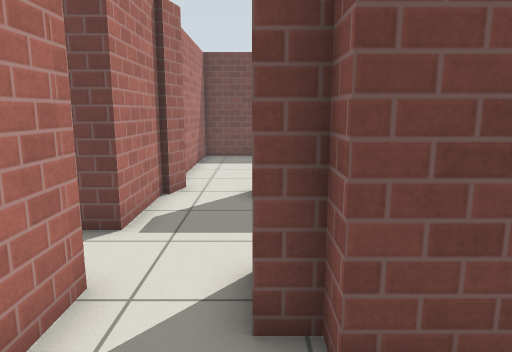
View 1 (above)

21 first-person views from a walk through a world built for the Gazebo simulator. The camera is 1.1 m above the floor, tilts 10° down and sees 70° across. Floor lines are 1 m apart. The floor is counted in squares, 0.5 m on a side. Each view is taken from the middle of a square. On the plan, view 1 faces up. The plan holds only what a view shows up to about 20 squares ahead; the rest is blank. Gazebo's built-in surfaces are drawn with simple patterns.

View 2
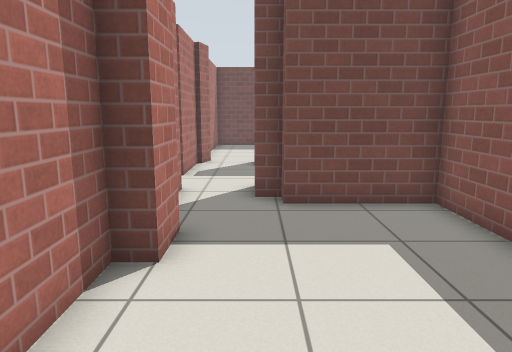

View 3
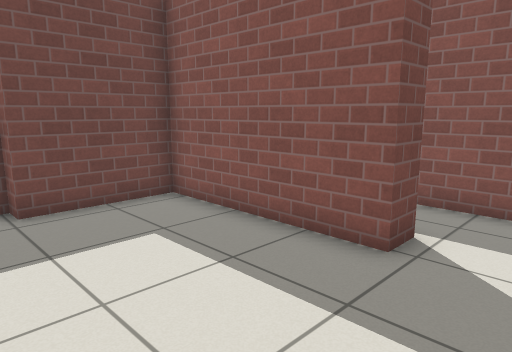

View 4
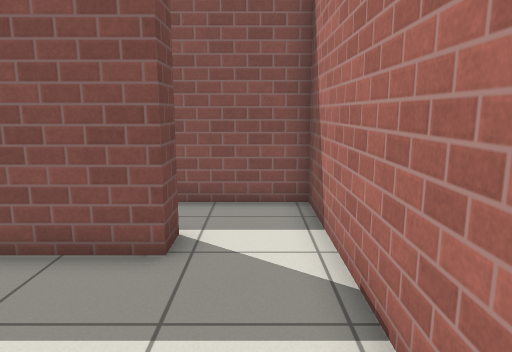

View 5
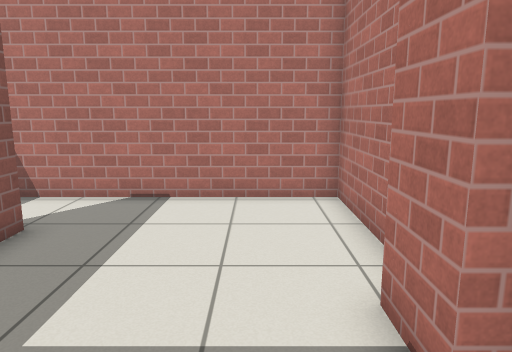

View 6
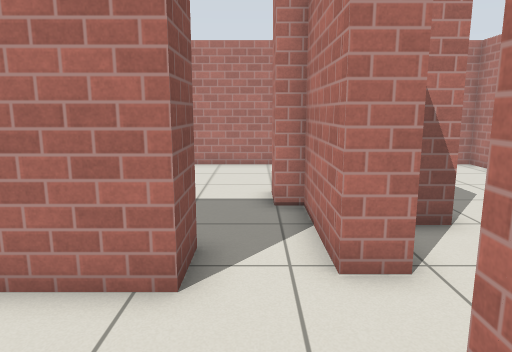

View 7
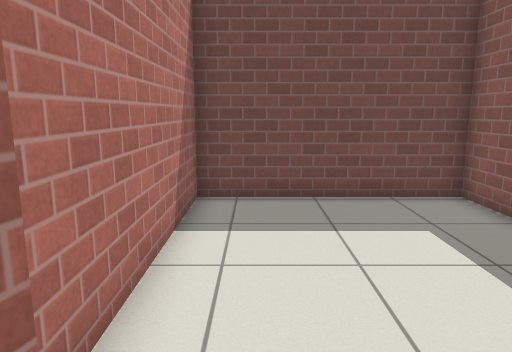

View 8
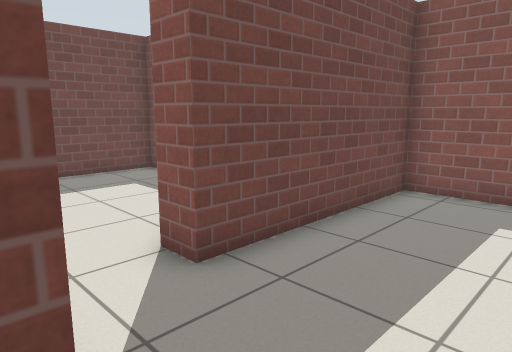

View 9
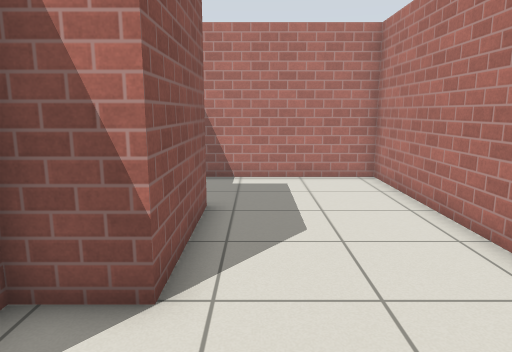

View 10
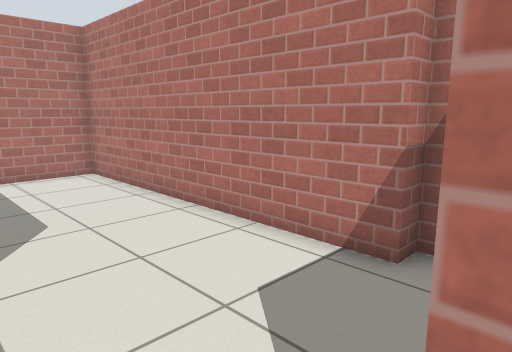

View 11
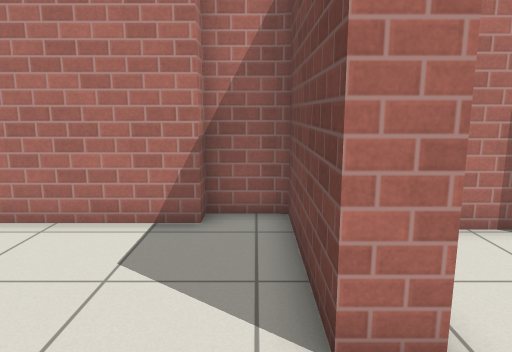

View 12
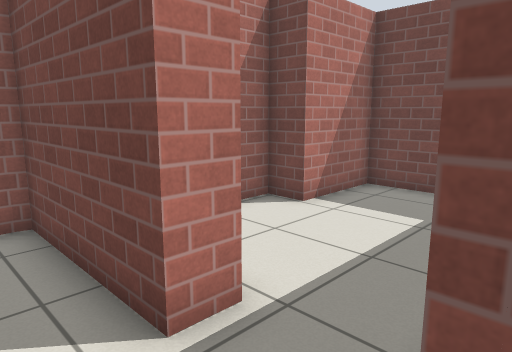

View 13
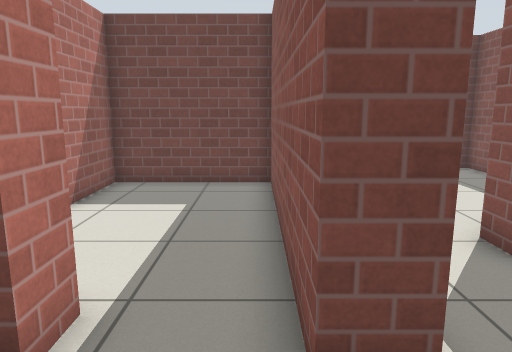

View 14
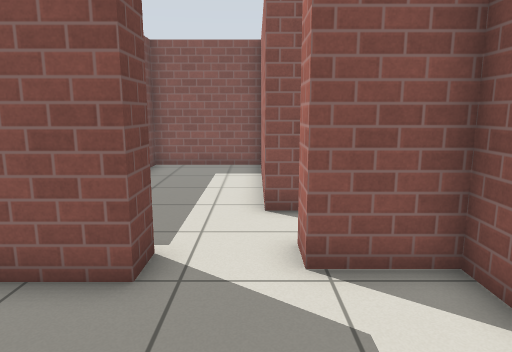

View 15
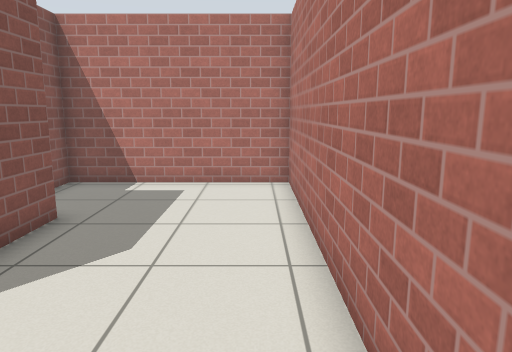

View 16
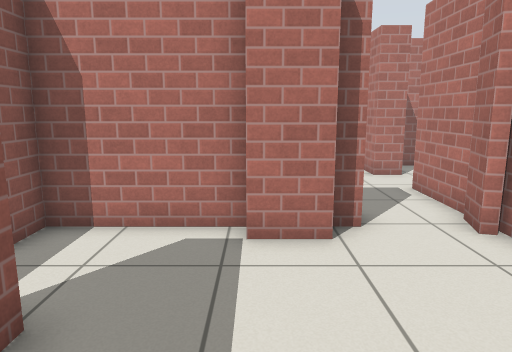

View 17
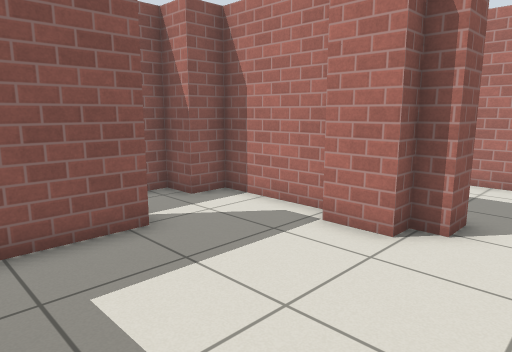

View 18
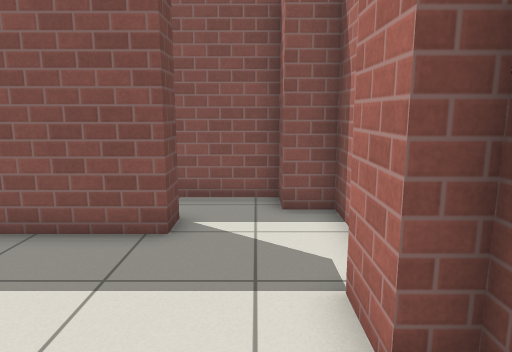

View 19
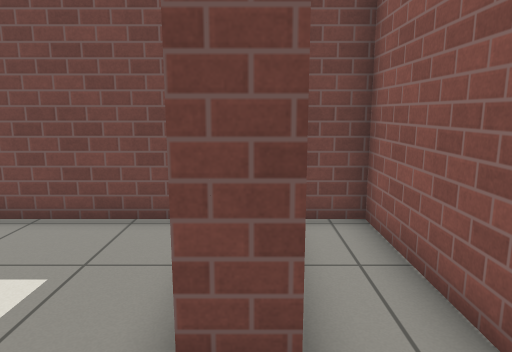

View 20
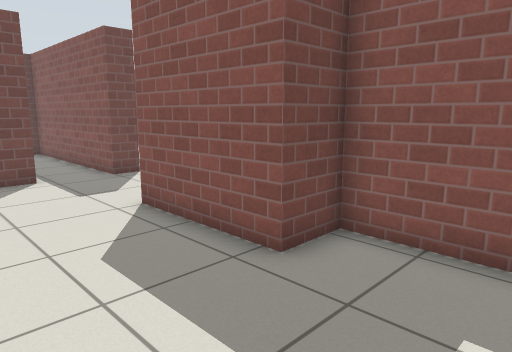

View 21
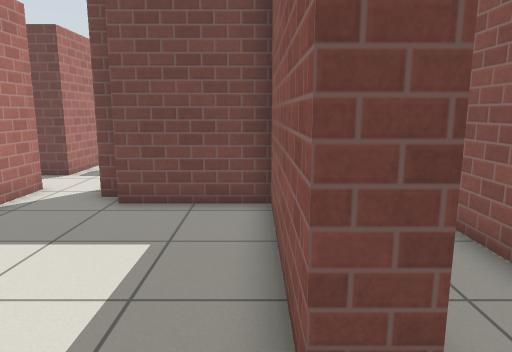

### Floor plan
Points are (right, up) in squares from view 1. A wall is a line through its corners. A room is listed if a view was taken in it or the views show most of it. See-through windows are left out.
Room 1 (views 1, 2, 3, 4, 5, 21)
walls: (5.4, -3.6) (4.4, -3.6) (4.4, 2.6) (0.7, 2.6) (0.7, 3.3) (0, 3.3) (0, 4.8); (-2.1, -0.9) (-2.1, -6.3) (5.6, -6.3); (-1.4, 0.6) (-1.4, -0.9); (-2.1, 4.3) (-2.1, 0.6)
ways out: opening at (-1, 5) to room 2; opening at (5, -5)
Room 2 (views 6, 7, 16, 17, 18, 19)
walls: (2.1, 10.2) (6.1, 10.2) (6.1, 11.4); (-2.5, 10.7) (-2.1, 10.6) (-2.3, 9.6); (-2.5, 9.7) (-2.5, 6.6); (5.4, 13.6) (4.4, 13.6) (4.4, 18.3) (-2.5, 18.3) (-2.5, 10.4); (0, 4.8) (4.3, 4.8); (5.9, 4.8) (6.6, 4.8); (-3.1, 4.3) (-2.1, 4.3); (7.3, 4.8) (7.3, 9.2) (0, 9.2) (0, 10.2) (0.7, 10.2) (0.7, 10.9) (2.3, 10.9)
ways out: opening at (-1, 5) to room 1; opening at (-3, 5.5) to room 3; opening at (5, 12.5) to room 5
Room 3 (views 8, 9, 10, 11, 12, 13, 14, 15, 20)
walls: (-5.9, 7.7) (-5.9, 6.6) (-10.7, 6.6) (-10.7, 4.8) (-10, 4.8) (-10, -6.3) (-3.1, -6.3) (-3.1, -2.4) (-4.8, -2.4) (-4.8, 2.1) (-3.1, 2.1) (-3.1, 4.3); (-2.5, 6.6) (-3.5, 6.6) (-3.5, 7.6)
ways out: opening at (-3, 5.5) to room 2; opening at (-4.5, 7) to room 4
Room 4 (no view inside)
walls: (-3.5, 7.6) (-3.5, 15.3) (-8.4, 15.3) (-8.4, 12.1) (-9.6, 12.1) (-9.6, 9.7)
ways out: opening at (-4.5, 7) to room 3
Room 5 (no view inside)
walls: (6.1, 11.4) (7.3, 11.4) (7.3, 18.3) (6, 18.3)
ways out: opening at (5, 12.5) to room 2

Where each view was taken, in squares from view 1:
view 1: 0 up, 0 right, facing up
view 2: 6 down, 0 right, facing up
view 3: 6 down, 1 left, facing up-right
view 4: 5 down, 1 left, facing right
view 5: 3 up, 0 right, facing down
view 6: 9 up, 1 left, facing down
view 7: 9 up, 1 left, facing up
view 8: 5 up, 3 left, facing up-right
view 9: 6 up, 6 left, facing down
view 10: 7 up, 5 left, facing down-left
view 11: 6 up, 3 left, facing left
view 12: 5 up, 3 left, facing up-left
view 13: 4 up, 4 left, facing up
view 14: 5 up, 8 left, facing right
view 15: 5 up, 9 left, facing down
view 16: 17 up, 2 right, facing down
view 17: 17 up, 2 left, facing down-right
view 18: 12 up, 2 left, facing right
view 19: 11 up, 5 right, facing up
view 20: 6 down, 9 left, facing up-right
view 21: 6 down, 4 right, facing up
